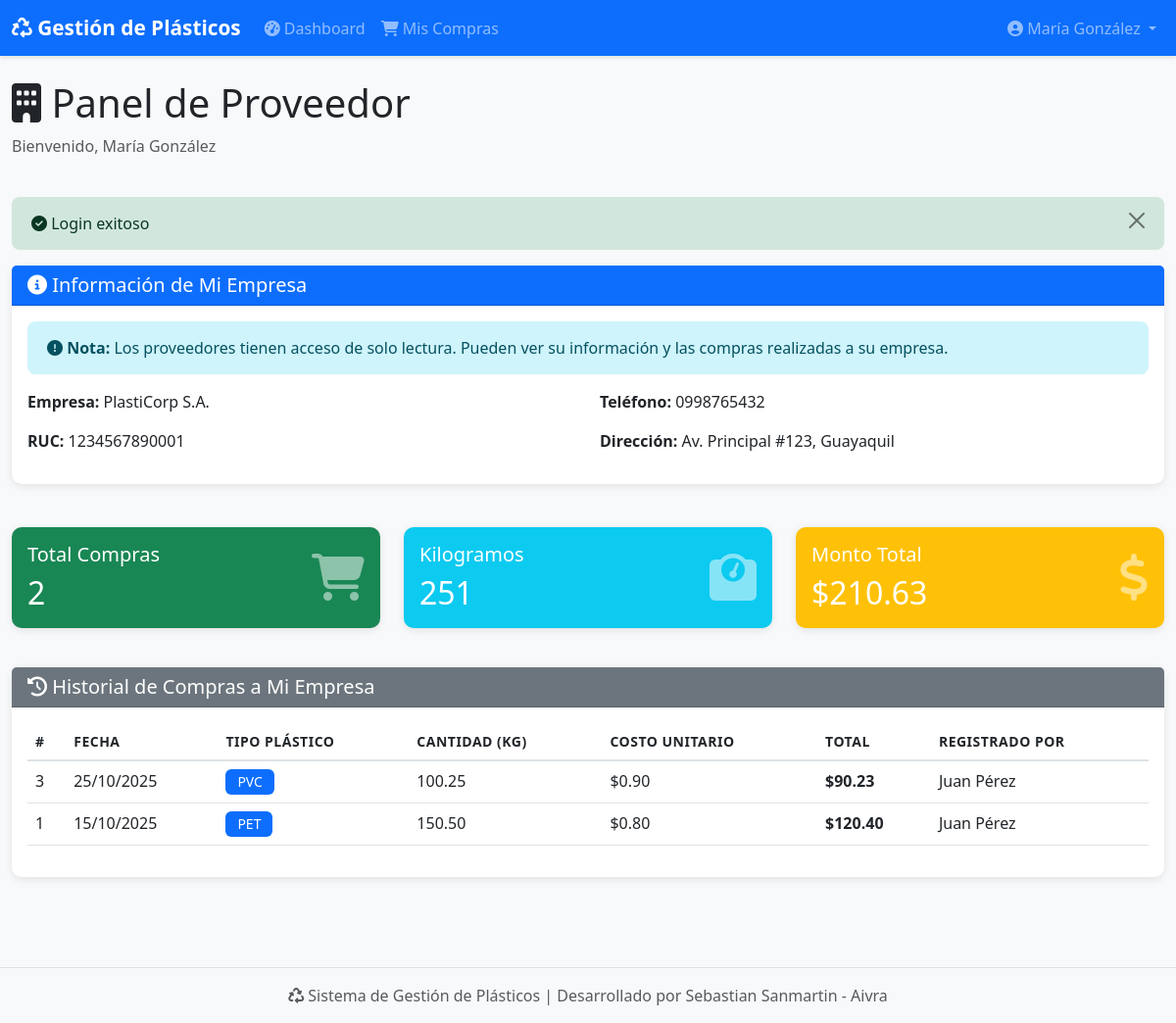
Page /views/dashboard_proveedor.php (signed in) on the committed database.
### tables this page shows
CREATE TABLE IF NOT EXISTS proveedores (
    id_proveedor INT AUTO_INCREMENT PRIMARY KEY,
    nombre_empresa VARCHAR(150) NOT NULL,
    ruc VARCHAR(13) UNIQUE NOT NULL,
    telefono VARCHAR(15),
    direccion TEXT,
    fecha_registro TIMESTAMP DEFAULT CURRENT_TIMESTAMP
);

CREATE TABLE IF NOT EXISTS compras (
    id_compra INT AUTO_INCREMENT PRIMARY KEY,
    id_usuario INT NOT NULL,
    id_proveedor INT NOT NULL,
    fecha_compra DATE NOT NULL,
    tipo_plastico VARCHAR(100) NOT NULL,
    cantidad_kg DECIMAL(10,2) NOT NULL,
    costo_unitario DECIMAL(10,2) NOT NULL,
    total DECIMAL(10,2) GENERATED ALWAYS AS (cantidad_kg * costo_unitario) STORED,
    observaciones TEXT,
    fecha_registro TIMESTAMP DEFAULT CURRENT_TIMESTAMP,
    FOREIGN KEY (id_usuario) REFERENCES usuarios(id_usuario) ON DELETE RESTRICT,
    FOREIGN KEY (id_proveedor) REFERENCES proveedores(id_proveedor) ON DELETE RESTRICT
);

CREATE TABLE IF NOT EXISTS usuarios (
    id_usuario INT AUTO_INCREMENT PRIMARY KEY,
    nombre VARCHAR(100) NOT NULL,
    correo VARCHAR(100) UNIQUE NOT NULL,
    contraseña_hash VARCHAR(255) NOT NULL,
    rol ENUM('admin', 'empleado', 'proveedor') DEFAULT 'empleado',
    estado ENUM('activo', 'inactivo') DEFAULT 'activo',
    fecha_registro TIMESTAMP DEFAULT CURRENT_TIMESTAMP
);

### config/conexion.php (called while the page is built, shortened)
<?php
class Database {
    private static $instance = null;
    private $conexion;
    private function __construct() {
        try {
            $dsn = "mysql:host=" . DB_HOST . ";port=" . DB_PORT . ";dbname=" . DB_NAME . ";charset=" . DB_CHARSET;
            $opciones = [
                PDO::ATTR_ERRMODE            => PDO::ERRMODE_EXCEPTION,
                PDO::ATTR_DEFAULT_FETCH_MODE => PDO::FETCH_ASSOC,
                PDO::ATTR_EMULATE_PREPARES   => false,
                PDO::MYSQL_ATTR_INIT_COMMAND => "SET NAMES utf8mb4"
            ];
            $this->conexion = new PDO($dsn, DB_USER, DB_PASS, $opciones);
        } catch (PDOException $e) {
            error_log("Error de conexión: " . $e->getMessage());
            die("Error al conectar con la base de datos. Por favor contacte al administrador.");
        }
    }
    public static function getInstance() {
        if (self::$instance === null) {
            self::$instance = new self();
        }
        return self::$instance;
    }
    public function getConexion() {
        return $this->conexion;
    }
}
function getDB() {
    return Database::getInstance()->getConexion();
}
?>

### controllers/ProveedorController.php (called while the page is built, shortened)
<?php
require_once __DIR__ . '/../models/Proveedor.php';
class ProveedorController {
    private $modelo;
    public function __construct() {
        $this->modelo = new Proveedor();
    }
    public function listar() {
        return $this->modelo->obtenerTodos();
    }
}
?>

### models/Proveedor.php (called while the page is built, shortened)
<?php
require_once __DIR__ . '/../config/conexion.php';
class Proveedor {
    private $db;
    public function __construct() {
        $this->db = getDB();
    }
    public function obtenerTodos() {
        try {
            $sql = "SELECT * FROM proveedores ORDER BY nombre_empresa ASC";
            $stmt = $this->db->query($sql);
            return $stmt->fetchAll();
        } catch (PDOException $e) {
            error_log("Error al obtener proveedores: " . $e->getMessage());
            return [];
        }
    }
}
?>

### controllers/CompraController.php (called while the page is built, shortened)
<?php
require_once __DIR__ . '/../models/Compra.php';
class CompraController {
    private $modelo;
    public function __construct() {
        $this->modelo = new Compra();
    }
    public function listar($idProveedor = null) {
        return $this->modelo->obtenerTodos($idProveedor);
    }
}
?>

### models/Compra.php (called while the page is built, shortened)
<?php
require_once __DIR__ . '/../config/conexion.php';
class Compra {
    private $db;
    public function __construct() {
        $this->db = getDB();
    }
    public function obtenerTodos($idProveedor = null) {
        try {
            $sql = "SELECT c.*,
                           u.nombre as nombre_usuario,
                           p.nombre_empresa as nombre_proveedor
                    FROM compras c
                    INNER JOIN usuarios u ON c.id_usuario = u.id_usuario
                    INNER JOIN proveedores p ON c.id_proveedor = p.id_proveedor";
            if ($idProveedor) {
                $sql .= " WHERE c.id_proveedor = :id_proveedor";
            }
            $sql .= " ORDER BY c.fecha_compra DESC, c.id_compra DESC";
            $stmt = $this->db->prepare($sql);
            if ($idProveedor) {
                $stmt->execute(['id_proveedor' => $idProveedor]);
            } else {
                $stmt->execute();
            }
            return $stmt->fetchAll();
        } catch (PDOException $e) {
            error_log("Error al obtener compras: " . $e->getMessage());
            return [];
        }
    }
}
?>

### views/dashboard_proveedor.php (the view, shortened to what this page needs)
<?php
require_once __DIR__ . '/includes/funciones.php';
require_once __DIR__ . '/../controllers/CompraController.php';
require_once __DIR__ . '/../controllers/ProveedorController.php';
$compraController = new CompraController();
$proveedorController = new ProveedorController();
$proveedores = $proveedorController->listar();
$todasCompras = $compraController->listar();
?>
<div class="container-fluid py-4">
    <div class="row mb-4">
        <div class="col-md-12">
            <h1 class="display-6">
                <i class="fas fa-building"></i> Panel de Proveedor
            </h1>
            <p class="text-muted">Bienvenido, <?php echo htmlspecialchars($_SESSION['usuario_nombre']); ?></p>
        </div>
    </div>
    <?php
    if (isset($_SESSION['mensaje'])) {
        mostrarAlerta($_SESSION['mensaje'], $_SESSION['tipo_mensaje'] ?? 'info');
        unset($_SESSION['mensaje']);
        unset($_SESSION['tipo_mensaje']);
    }
    ?>
    <div class="row mb-4">
        <div class="col-md-12">
            <div class="card">
                <div class="card-header bg-primary text-white">
                    <h5 class="mb-0"><i class="fas fa-info-circle"></i> Información de Mi Empresa</h5>
                </div>
                <div class="card-body">
                    <div class="alert alert-info">
                        <i class="fas fa-exclamation-circle"></i>
                        <strong>Nota:</strong> Los proveedores tienen acceso de solo lectura.
                        Pueden ver su información y las compras realizadas a su empresa.
                    </div>
                    <?php if (count($proveedores) > 0): ?>
                        <div class="row">
                            <div class="col-md-6">
                                <p><strong>Empresa:</strong> <?php echo htmlspecialchars($proveedores[0]['nombre_empresa']); ?></p>
                                <p><strong>RUC:</strong> <?php echo htmlspecialchars($proveedores[0]['ruc']); ?></p>
                            </div>
                            <div class="col-md-6">
                                <p><strong>Teléfono:</strong> <?php echo htmlspecialchars($proveedores[0]['telefono']); ?></p>
                                <p><strong>Dirección:</strong> <?php echo htmlspecialchars($proveedores[0]['direccion']); ?></p>
                            </div>
                        </div>
                    <?php else: ?>
                        <p class="text-center text-muted">No se encontró información del proveedor</p>
                    <?php endif; ?>
                </div>
            </div>
        </div>
    </div>
    <?php
    $misCompras = [];
    $totalMisCompras = 0;
    $totalKg = 0;
    if (count($proveedores) > 0) {
        $idProveedor = $proveedores[0]['id_proveedor'];
        $misCompras = $compraController->listar($idProveedor);
        foreach ($misCompras as $compra) {
            $totalMisCompras += $compra['total'];
            $totalKg += $compra['cantidad_kg'];
        }
    }
    ?>
    <div class="row mb-4">
        <div class="col-md-4">
            <div class="card text-white bg-success mb-3">
                <div class="card-body">
                    <div class="d-flex justify-content-between align-items-center">
                        <div>
                            <h5 class="card-title">Total Compras</h5>
                            <h2 class="mb-0"><?php echo count($misCompras); ?></h2>
                        </div>
                        <div>
                            <i class="fas fa-shopping-cart fa-3x opacity-50"></i>
                        </div>
                    </div>
                </div>
            </div>
        </div>
        <div class="col-md-4">
            <div class="card text-white bg-info mb-3">
                <div class="card-body">
                    <div class="d-flex justify-content-between align-items-center">
                        <div>
                            <h5 class="card-title">Kilogramos</h5>
                            <h2 class="mb-0"><?php echo number_format($totalKg, 0); ?></h2>
                        </div>
                        <div>
                            <i class="fas fa-weight fa-3x opacity-50"></i>
                        </div>
                    </div>
                </div>
            </div>
        </div>
        <div class="col-md-4">
            <div class="card text-white bg-warning mb-3">
                <div class="card-body">
                    <div class="d-flex justify-content-between align-items-center">
                        <div>
                            <h5 class="card-title">Monto Total</h5>
                            <h2 class="mb-0"><?php echo formatearMoneda($totalMisCompras); ?></h2>
                        </div>
                        <div>
                            <i class="fas fa-dollar-sign fa-3x opacity-50"></i>
                        </div>
                    </div>
                </div>
            </div>
        </div>
    </div>
    <div class="row">
        <div class="col-md-12">
            <div class="card">
                <div class="card-header bg-secondary text-white">
                    <h5 class="mb-0"><i class="fas fa-history"></i> Historial de Compras a Mi Empresa</h5>
                </div>
                <div class="card-body">
                    <?php if (empty($misCompras)): ?>
                        <p class="text-center text-muted">No hay compras registradas a su empresa</p>
                    <?php else: ?>
                        <div class="table-responsive">
                            <table class="table table-hover">
                                <thead>
                                    <tr>
                                        <th>#</th>
                                        <th>Fecha</th>
                                        <th>Tipo Plástico</th>
                                        <th>Cantidad (kg)</th>
                                        <th>Costo Unitario</th>
                                        <th>Total</th>
                                        <th>Registrado por</th>
                                    </tr>
                                </thead>
                                <tbody>
                                    <?php foreach ($misCompras as $compra): ?>
                                    <tr>
                                        <td><?php echo $compra['id_compra']; ?></td>
                                        <td><?php echo formatearFecha($compra['fecha_compra']); ?></td>
                                        <td><span class="badge bg-primary"><?php echo htmlspecialchars($compra['tipo_plastico']); ?></span></td>
                                        <td><?php echo number_format($compra['cantidad_kg'], 2); ?></td>
                                        <td><?php echo formatearMoneda($compra['costo_unitario']); ?></td>
                                        <td><strong><?php echo formatearMoneda($compra['total']); ?></strong></td>
                                        <td><?php echo htmlspecialchars($compra['nombre_usuario']); ?></td>
                                    </tr>
                                    <?php endforeach; ?>
                                </tbody>
                            </table>
                        </div>
                    <?php endif; ?>
                </div>
            </div>
        </div>
    </div>
</div>

### assets/css/estilos.css (style rules this page uses)
:root { --primary-color: #667eea; --secondary-color: #764ba2; --success-color: #28a745; --danger-color: #dc3545; --warning-color: #ffc107; --info-color: #17a2b8; }
body { font-family: 'Segoe UI', Tahoma, Geneva, Verdana, sans-serif; background-color: #f8f9fa; }
.card { border: none; border-radius: 10px; box-shadow: 0 2px 8px rgba(0,0,0,0.1); margin-bottom: 20px; transition: transform 0.2s, box-shadow 0.2s; }
.table { background-color: white; }
.table thead th { border-bottom: 2px solid #dee2e6; text-transform: uppercase; font-size: 0.875rem; font-weight: 600; letter-spacing: 0.5px; }
.badge { padding: 6px 12px; font-weight: 500; font-size: 0.875rem; }
.alert { border-radius: 8px; border: none; padding: 15px 20px; }
.card, .alert { animation: fadeIn 0.3s ease-in; }
.opacity-50 { opacity: 0.5; }

### rows in the picture
proveedores: nombre_empresa "PlastiCorp S.A.", ruc "1234567890001", telefono "0998765432", direccion "Av. Principal #123, Guayaquil"
compras: id_compra "3", fecha_compra "25/10/2025", tipo_plastico "PVC", cantidad_kg "100.25", costo_unitario "$0.90", total "$90.23", id_usuario.nombre "Juan Pérez"
compras: id_compra "1", fecha_compra "15/10/2025", tipo_plastico "PET", cantidad_kg "150.50", costo_unitario "$0.80", total "$120.40", id_usuario.nombre "Juan Pérez"

### other values in the picture
$nombreUsuario "María González"
$_SESSION['usuario_nombre'] "María González"
$mensaje "Login exitoso"
count($misCompras) "2"
$totalKg "251"
formatearMoneda($totalMisCompras) "$210.63"
